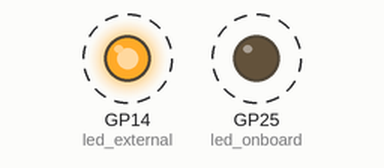
Simulated run of this program. Board: Raspberry Pi Pico running MicroPython. Parts: output pins drawn as LEDs (lit = HIGH). Dashed ring = blinking.

Above: at 0.2 s.
Timing chart, 0 to 3.0 s (numbered marks = the images above):
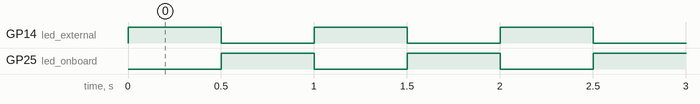

The program:

Blink.py
```python
import machine
import utime

led_external = machine.Pin(14, machine.Pin.OUT)
led_onboard = machine.Pin(25, machine.Pin.OUT)
led_onboard.value(1)

while True:
    led_external.toggle()
    led_onboard.toggle()
    utime.sleep(.5)
```

Measured:
- by itself, GP14 (led_external), GP25 (led_onboard): alternates HIGH for 0.50 s and LOW for 0.50 s
